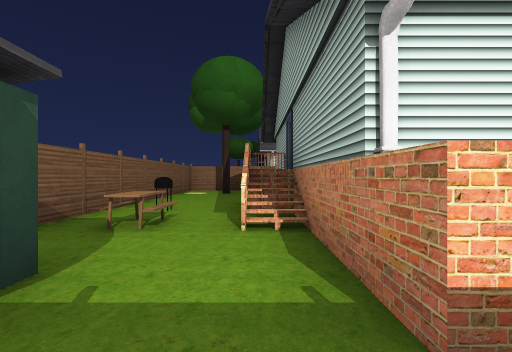
[1] (above)

12 first-person views from a walk through a Unity game level. The camera is 1.2 m above the floor, looks level and sees 85° across. The floor is counted in squares, 2 m on a side. Each view is taken from the middle of a square. On the plan, view 1 faces up. The plan holds only what a view shows up to about 9 squares ahead; the rest is blank. The place goes on beyond the plan. The player is left out. Door leaves are left out, so doorways stand open.

[2]
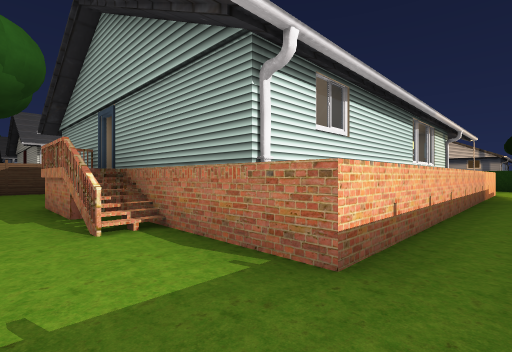

[3]
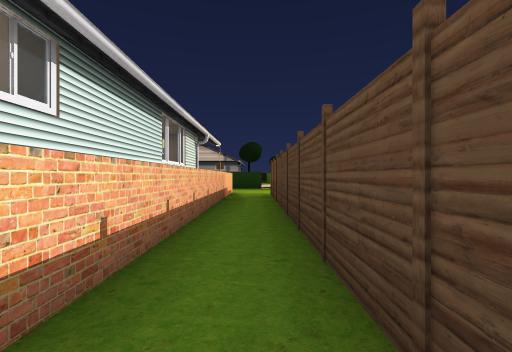

[4]
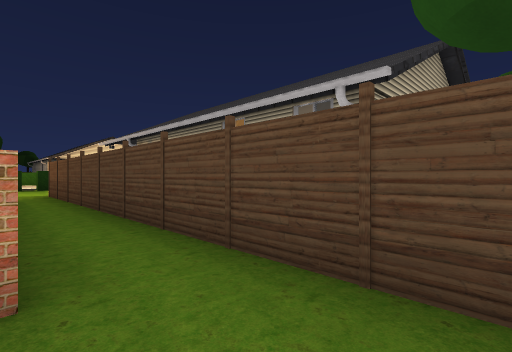

[5]
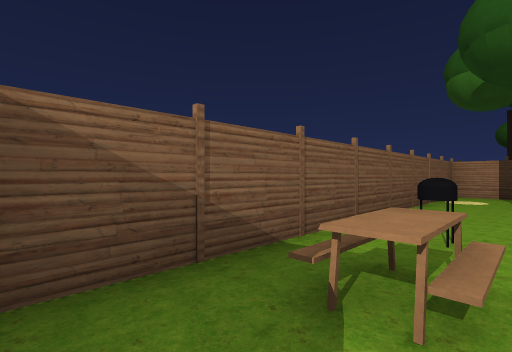

[6]
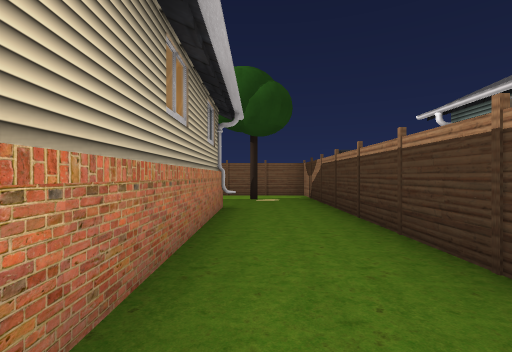

[7]
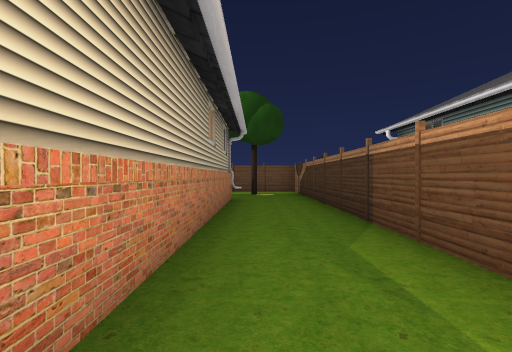

[8]
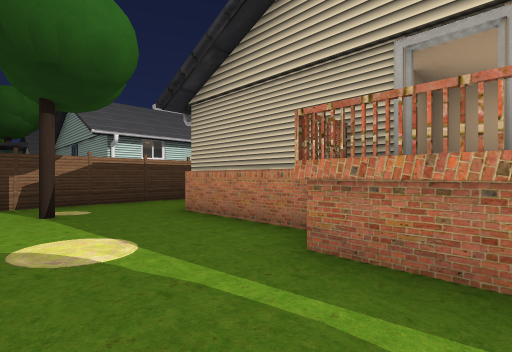

[9]
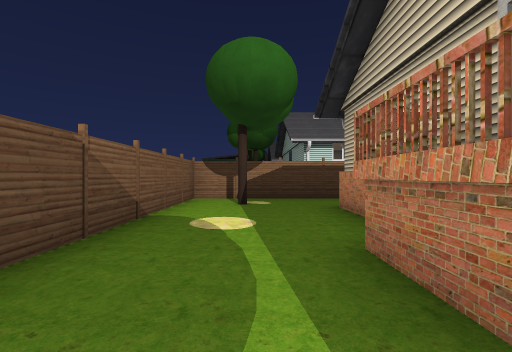

[10]
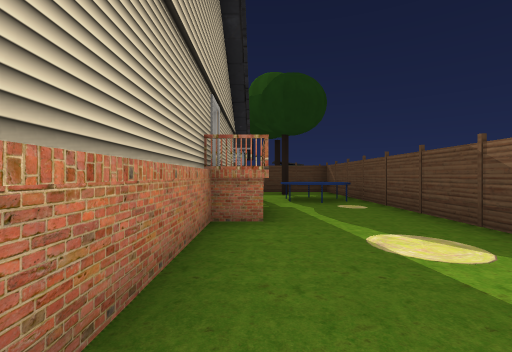

[11]
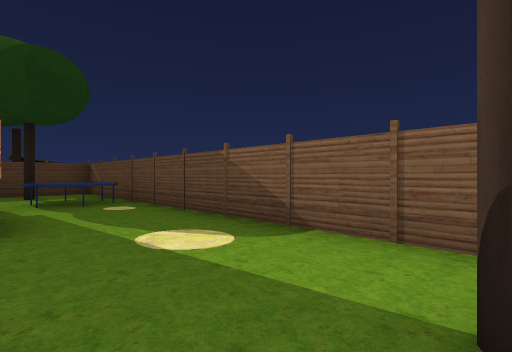

[12]
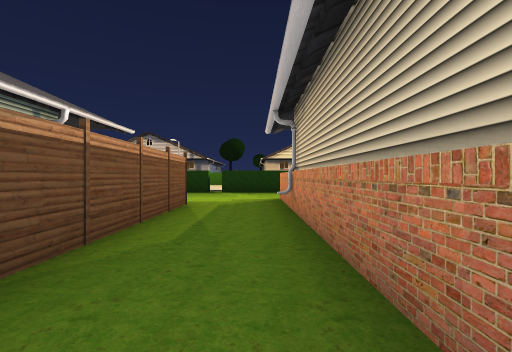

### Floor plan
Key: @ floor where view 1 was taken; # wall or solid block; . main floor; : floor 1.25 m higher than the main floor; D open door; = window, fence, low wall or low ledge; ^ raised ledge; O other object.
Columns run from 3 left of view 1 to 12 right of it. Each row starts with its distance up from view 1.
 12 #
 11 #===
 10 # O
  9 # .
  8 # .
  7 #..##
  6 # .#D
  5 #O.=D
  4 #..=
  3 #.O.#      =
  2 #...########
  1 #O..##########.
  0 #..@............
 -1 #===========....
 -2 #.O.............
 -3 #...########::.
 -4 #...#
 -5 #...##
 -6 #..=D##
 -7 #..=D##
 -8 ##. #
 -9 .#^
-10 ##..
-11 #.O.
-12 #..
-13 #===
-14   O

Positions as (right, up) in squares from view 1, and headings:
1: (0, 0), facing up
2: (-1, 0), facing up-right
3: (0, 0), facing right
4: (-1, 1), facing down-right
5: (-1, 2), facing up-left
6: (6, -2), facing left
7: (8, -2), facing left
8: (-2, -7), facing up-right
9: (-1, -8), facing up
10: (0, -2), facing down
11: (0, -2), facing down-left
12: (3, -2), facing right
